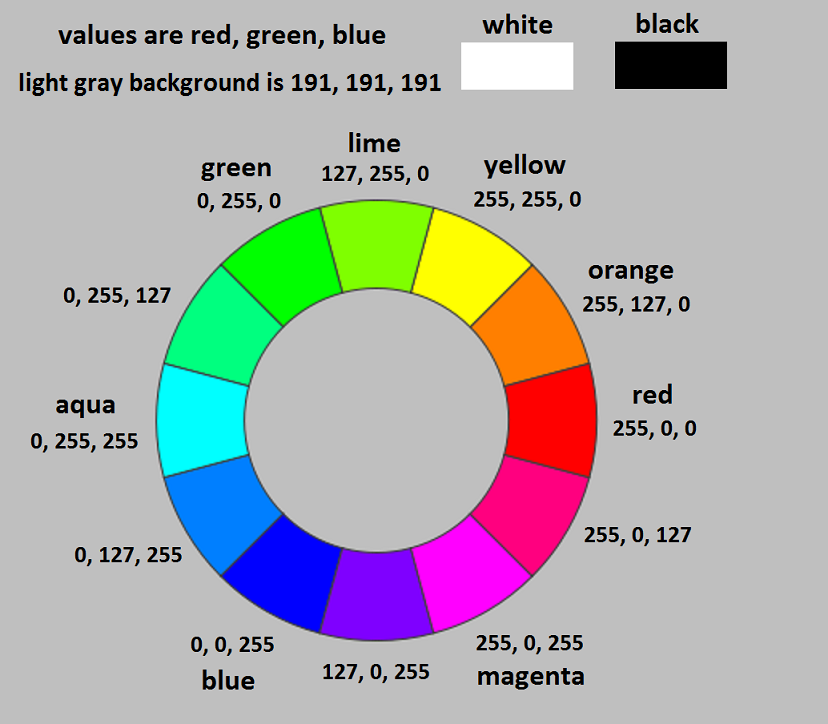
//> input picture color_wheel.png, 828 x 724 px
$ ./ColorFilterTestOpenCV   (built with g++ and OpenCV 4)
//> lines starting //> are read from the running program, lines starting //| are printed output that depends on the picture
// ColorFilterTestOpenCV.cpp

#include<opencv2/core/core.hpp>
#include<opencv2/highgui/highgui.hpp>
#include<opencv2/imgproc/imgproc.hpp>

#include<iostream>
#include<conio.h>           // may have to modify this line if not using Windows

///////////////////////////////////////////////////////////////////////////////////////////////////
int main() {

    cv::Mat imgOriginal;
    cv::Mat imgBlueChannel;
    cv::Mat imgGreenChannel;
    cv::Mat imgRedChannel;

    cv::Mat imgHSV;
    cv::Mat imgHue;
    cv::Mat imgSaturation;
    cv::Mat imgValue;

    cv::Mat imgLAB;
    cv::Mat imgLum;
    cv::Mat imgA;
    cv::Mat imgB;

    imgOriginal = cv::imread("color_wheel.png");          // open image
//> imgOriginal is the input picture: 724 rows x 828 cols, CV_8UC3; mean B, G, R 173.2, 173.2, 173.2

    if (imgOriginal.empty()) {                                  // if unable to open image
        std::cout << "error: image not read from file\n\n";     // show error message on command line
        _getch();                                               // may have to modify this line if not using Windows
        return(0);                                              // and exit program
    }

    cv::Mat imgsBgrChannels[3];
    cv::split(imgOriginal, imgsBgrChannels);
    imgBlueChannel = imgsBgrChannels[0];
    imgGreenChannel = imgsBgrChannels[1];
    imgRedChannel = imgsBgrChannels[2];

    cv::cvtColor(imgOriginal, imgHSV, CV_BGR2HSV);
//> imgHSV: 724 rows x 828 cols, CV_8UC3; mean H, S, V 16.8, 44.6, 193.9
    cv::Mat imgsHsvChannels[3];
    cv::split(imgHSV, imgsHsvChannels);
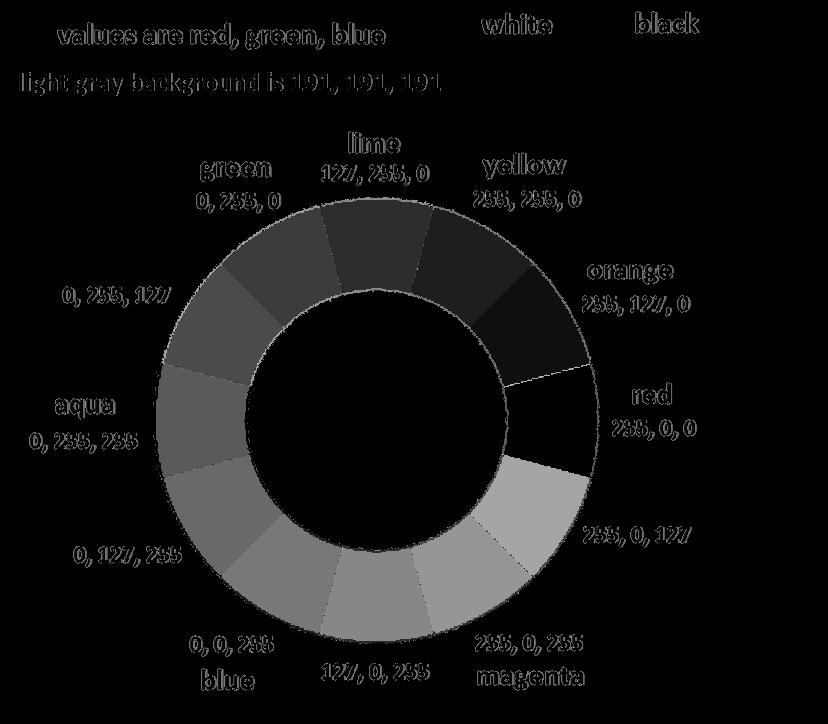
//> imgsHsvChannels[0]: 724 rows x 828 cols, CV_8UC1; min 0, max 179, mean 16.8
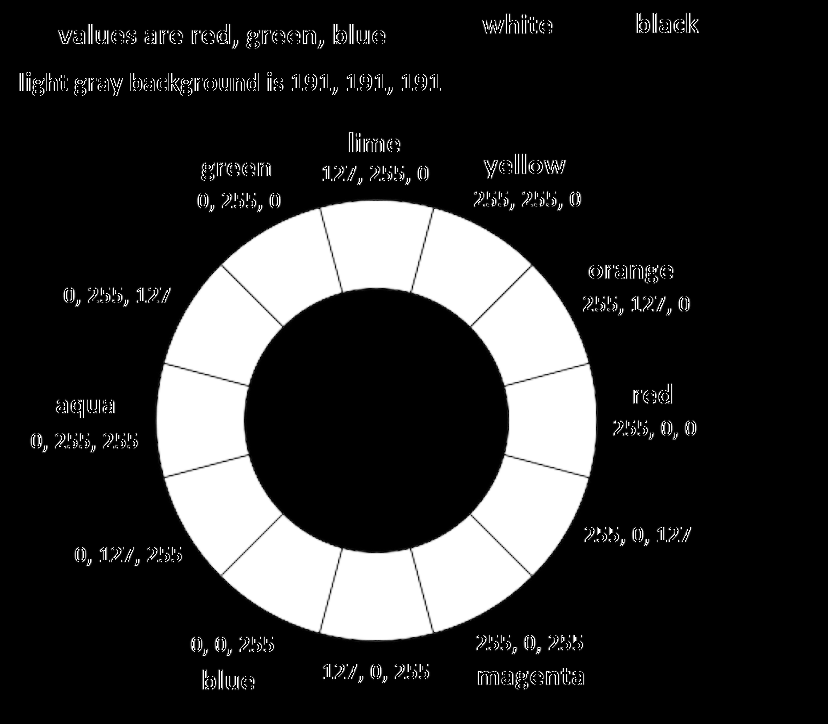
//> imgsHsvChannels[1]: 724 rows x 828 cols, CV_8UC1; min 0, max 255, mean 44.6
    imgHue = imgsHsvChannels[0];
    imgSaturation = imgsHsvChannels[1];
    imgValue = imgsHsvChannels[2];

    cv::cvtColor(imgOriginal, imgLAB, CV_BGR2Lab);
//> imgLAB: 724 rows x 828 cols, CV_8UC3; mean of channels 0, 1, 2 185.3, 130.5, 129.4
    cv::Mat imgsLabChannels[3];
    cv::split(imgLAB, imgsLabChannels);
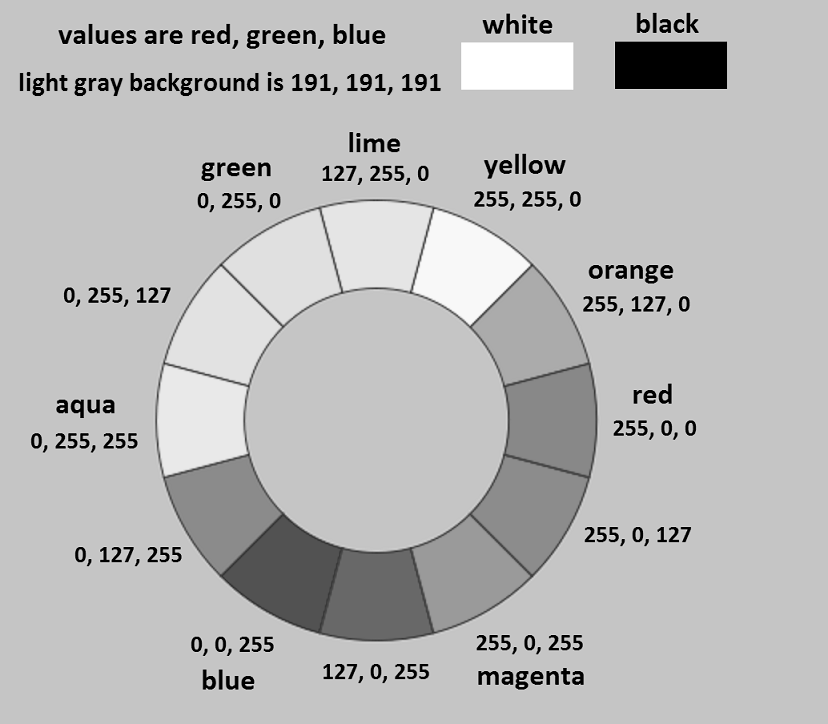
//> imgsLabChannels[0]: 724 rows x 828 cols, CV_8UC1; min 0, max 255, mean 185.3
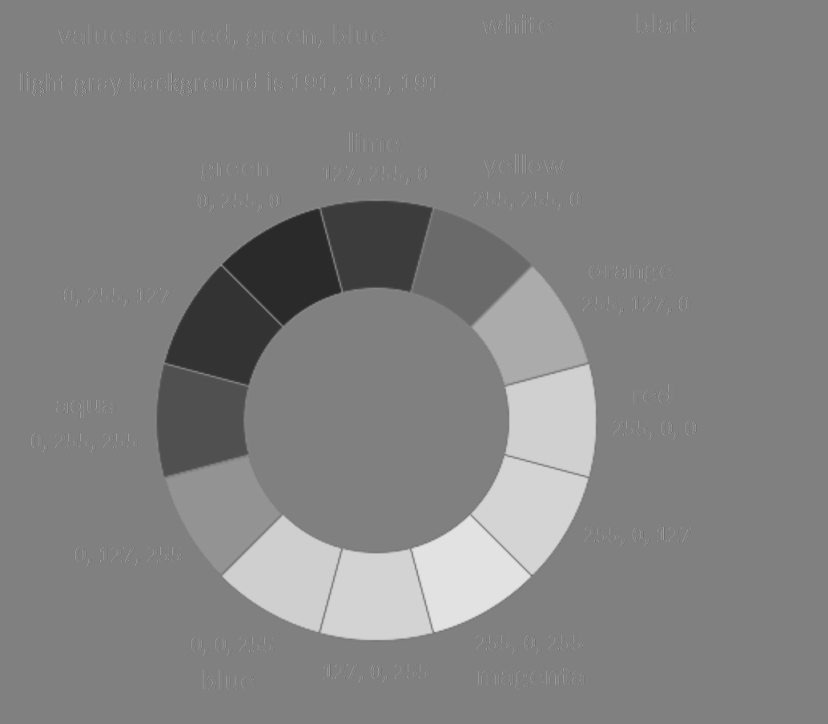
//> imgsLabChannels[1]: 724 rows x 828 cols, CV_8UC1; min 42, max 226, mean 130.5
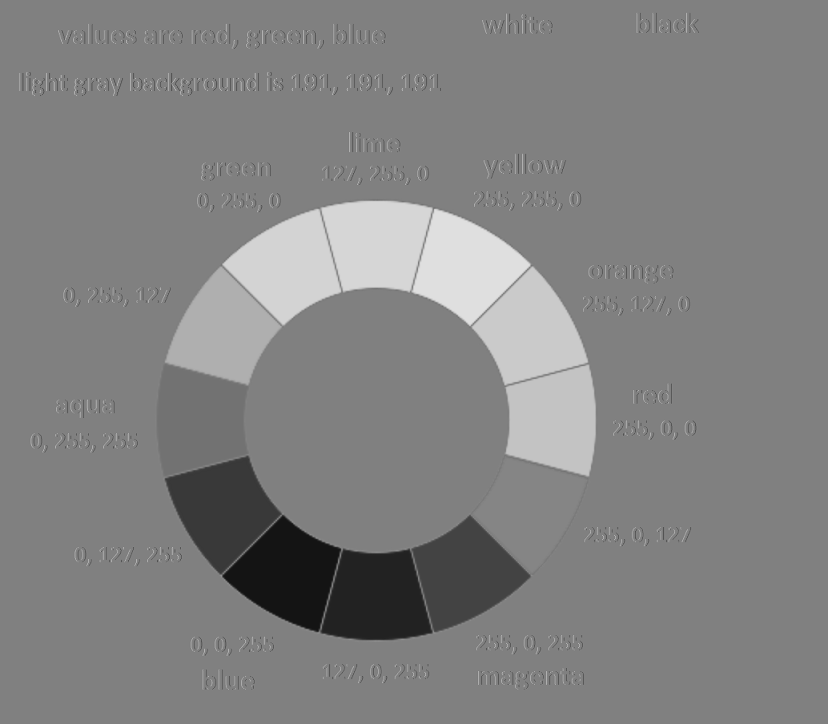
//> imgsLabChannels[2]: 724 rows x 828 cols, CV_8UC1; min 20, max 223, mean 129.4
    imgLum = imgsLabChannels[0];
    imgA = imgsLabChannels[1];
    imgB = imgsLabChannels[2];

    cv::imshow("imgOriginal", imgOriginal);
    cv::imshow("imgBlueChannel", imgBlueChannel);
    cv::imshow("imgGreenChannel", imgGreenChannel);
    cv::imshow("imgRedChannel", imgRedChannel);

    cv::imshow("imgHSV", imgHSV);
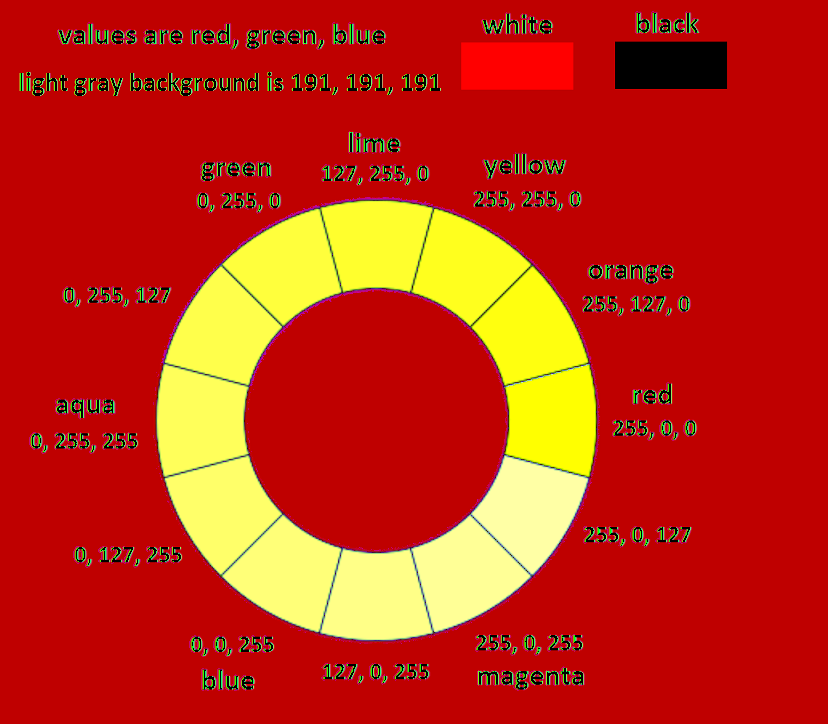
//> window 'imgHSV': 724 rows x 828 cols, CV_8UC3; mean B, G, R 16.8, 44.6, 193.9
    cv::imshow("imgHue", imgHue);
    cv::imshow("imgSaturation", imgSaturation);
    cv::imshow("imgValue", imgValue);

    cv::imshow("imgLAB", imgLAB);
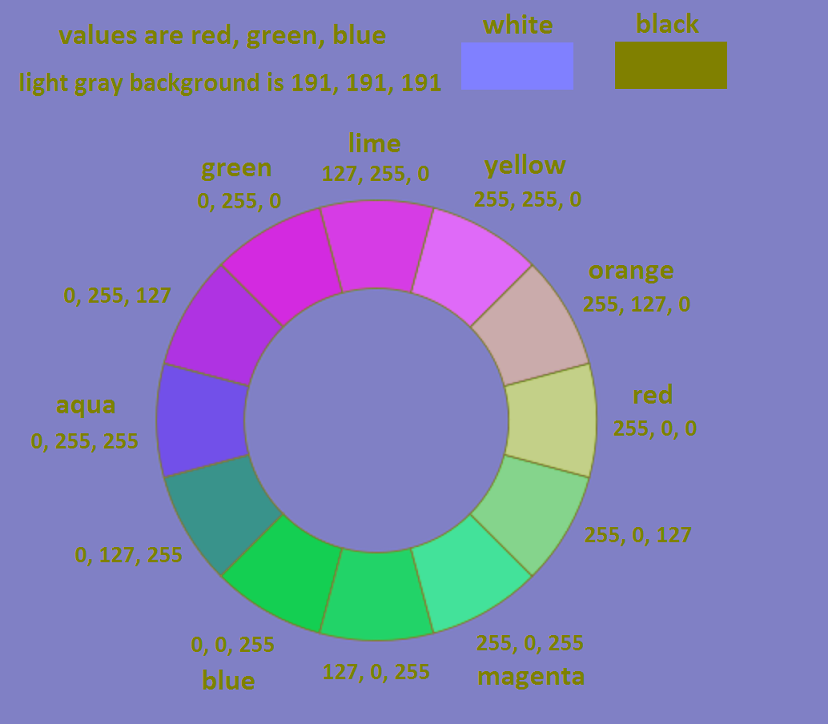
//> window 'imgLAB': 724 rows x 828 cols, CV_8UC3; mean B, G, R 185.3, 130.5, 129.4
    cv::imshow("imgLum", imgLum);
    cv::imshow("imgA", imgA);
    cv::imshow("imgB", imgB);

    cv::waitKey(0);                 // hold windows open until user presses a key

    return(0);
}
